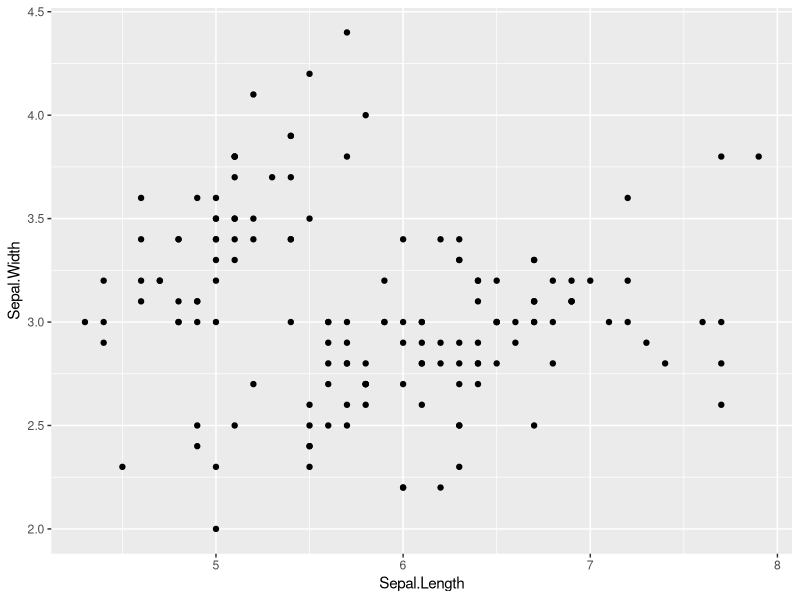
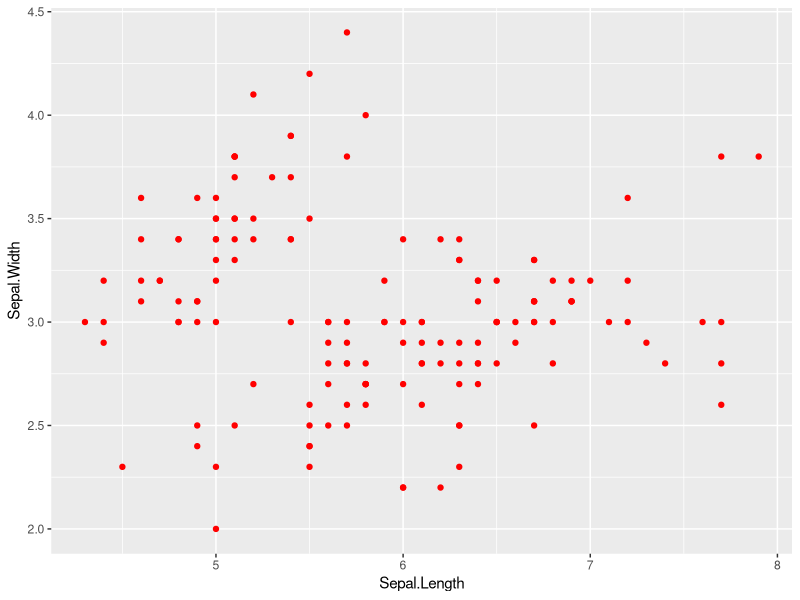
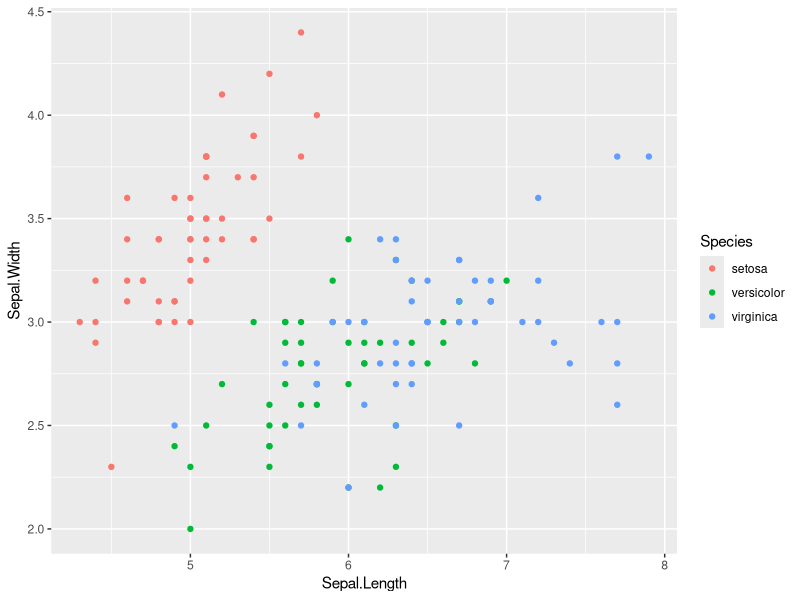
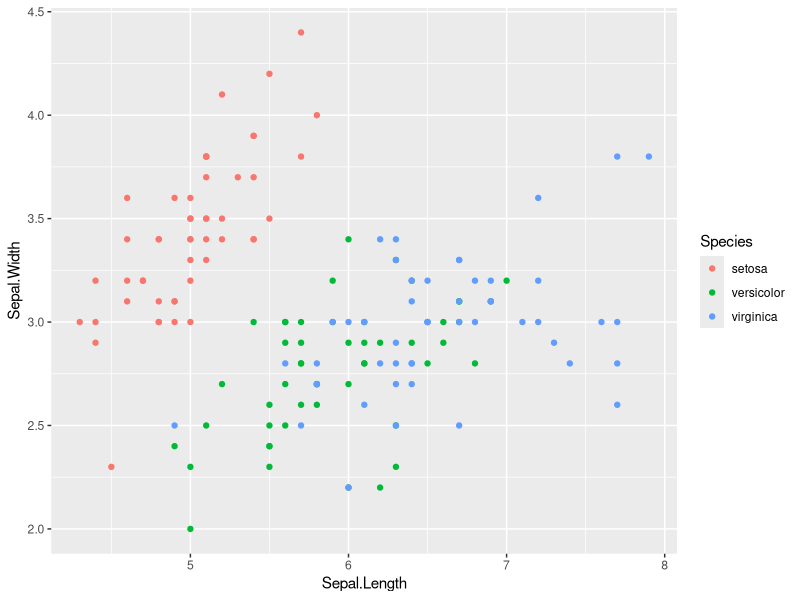
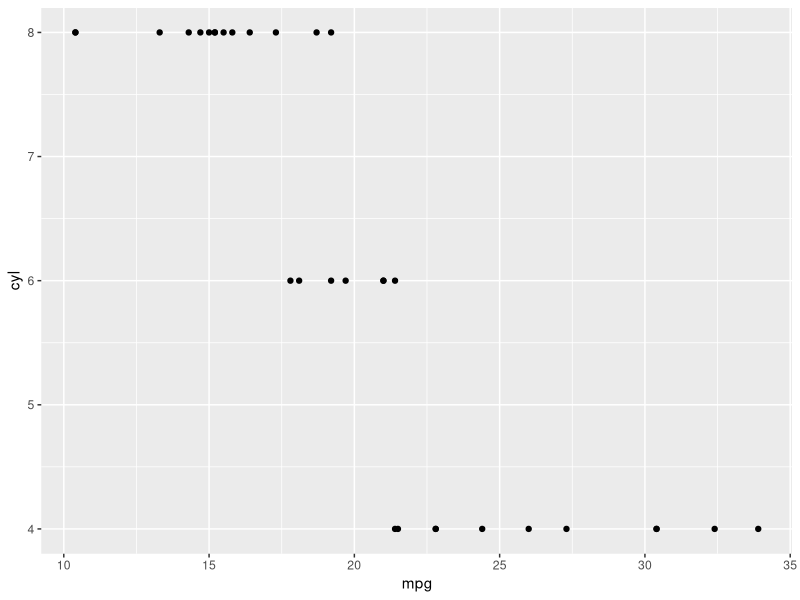
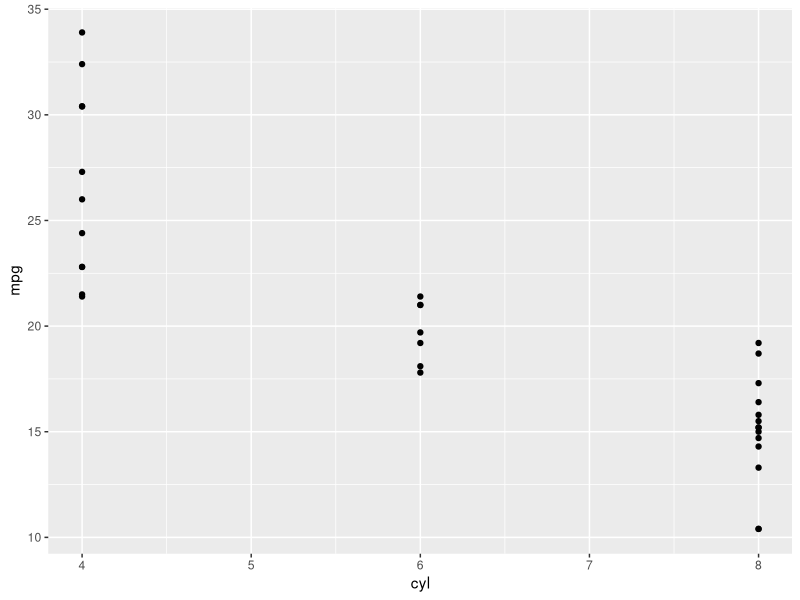
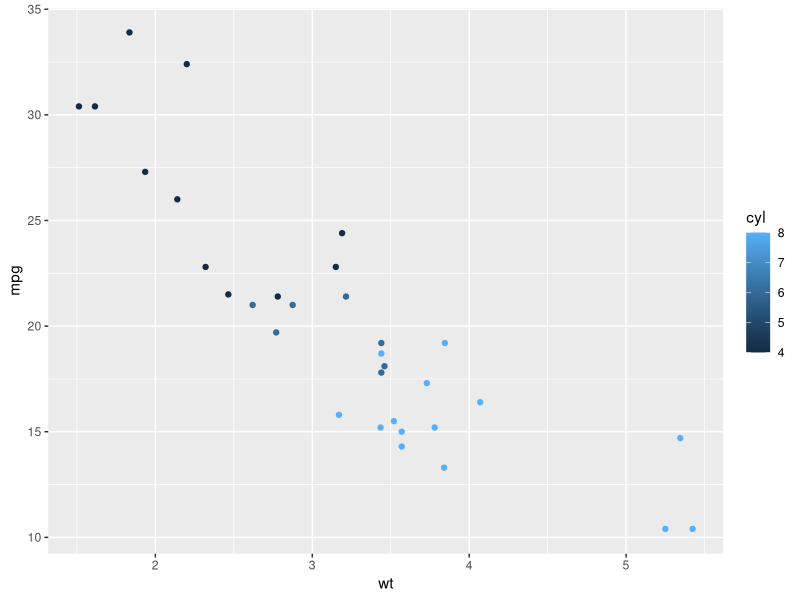
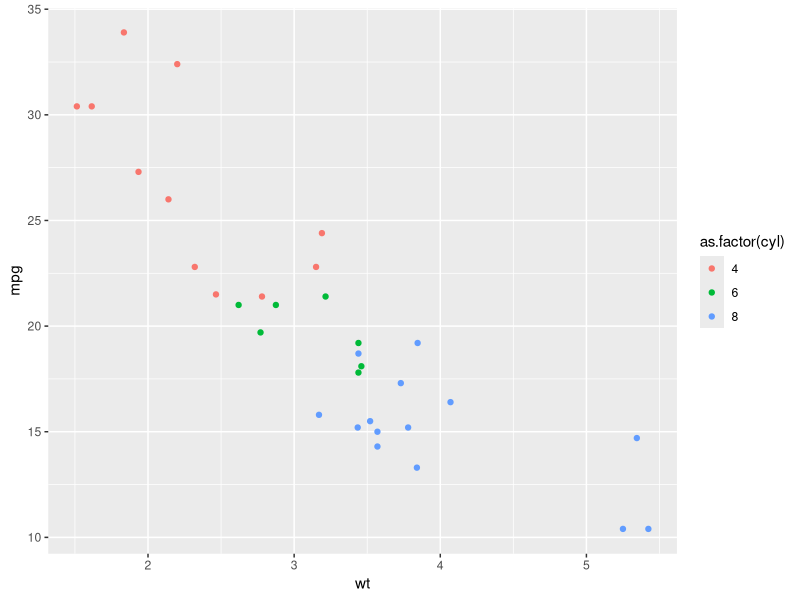

Write R code to recreate these figures, in order.
#================================================================================
# ggplot: Chapter 3 : Aesthetics 
#================================================================================
# VIDEO 1
library(ggplot2)

# mapping
ggplot(iris, aes(Sepal.Length, Sepal.Width)) + 
  geom_point()

# attribute 
ggplot(iris, aes(Sepal.Length, Sepal.Width)) + 
  geom_point(col = "red") # visual attribute 

# mapping onto color -- data frame column mapped onto visible aesthetic 
ggplot(iris, aes(Sepal.Length, Sepal.Width,
       color = Species)) + # color defined by Species 
  geom_point() # 

# aesthetics are called in aes()
# whereas attributes are called in geom_point()

# mapping onto color(2) -- in genereal we only do this when combining two different data frames
ggplot(iris) + 
  geom_point(aes(Sepal.Length, Sepal.Width,
                 color = Species)) 

# Aesthetic   Type
# x           x axis position
# y           y axis position
# colour      Color of dots, outlines of other shapes
# fill        fill color
# size        Diameter of points, thickness of lines
# alpha       Transparency
# linetype    Line dash pattern
# labels      Text on a plot or axes
# shape       Shape 

#=================================================================
# All about aesthetics, part 1

#Map cyl to y
ggplot(mtcars, aes(mpg, cyl)) +
  geom_point()

# Map cyl to x
ggplot(mtcars, aes(cyl, mpg)) +
  geom_point()

# Map cyl to col
ggplot(mtcars, aes(wt, mpg, col = cyl)) + 
  geom_point()

# Map cyl to col
ggplot(mtcars, aes(wt, mpg, col = as.factor(cyl))) + # as.factor makes sure the colors are distinct
  geom_point()

#alternatively
mtcars$cyl <- as.factor(mtcars$cyl)

# Change shape and size of the points in the above plot
ggplot(mtcars, aes(wt, mpg, col = cyl)) +
  geom_point(shape = 1, size = 4)


#=================================================================
# All about aesthetics, part 2

# Map cyl to fill
ggplot(mtcars, aes(x = wt, y = mpg, fill = cyl)) +
  geom_point()


# Change shape, size and alpha of the points in the above plot
ggplot(mtcars, aes(x = wt, y = mpg, fill = cyl)) +
  geom_point(shape = 16, size = 6, alpha = 0.6)

# mapping a categorical variable onto fill doesn't change the colors, although a legend is generated! 
# Use fill when you have another shape (such as a bar), or when using a point that does have a fill
# and a color attribute, such as shape = 21, which is a circle with an outline. 

ggplot(mtcars, aes(x = wt, y = mpg, fill = cyl)) +
  geom_point(shape = 21, size = 6, alpha = 0.6)

# Any time you use a solid color, make sure to use alpha blending to account for over plotting.

#=================================================================
# All about aesthetics, part 3
mtcars$cyl <- as.factor(mtcars$cyl)

# Map cyl to size
ggplot(mtcars, aes(wt, mpg, size = cyl)) +
  geom_point()


# Map cyl to alpha
ggplot(mtcars, aes(wt, mpg, alpha = cyl)) +
  geom_point()

# Map cyl to shape 
ggplot(mtcars, aes(wt, mpg, shape = cyl)) +
  geom_point()


# Map cyl to labels
# In order to correctly show the labels, use geom_text() instead of geom_point().
ggplot(mtcars, aes(wt, mpg, label = cyl)) +
  geom_text()

#=================================================================
# All about attributes, part 1
mtcars$cyl <- as.factor(mtcars$cyl)

# Define a hexadecimal color
my_color <- "#123456"

# Set the color aesthetic 
ggplot(mtcars, aes(wt,mpg, col = cyl)) +
  geom_point()

# Set the color aesthetic and attribute 
ggplot(mtcars, aes(wt,mpg, col = cyl)) +
  geom_point(col = my_color)


# Set the fill aesthetic and color, size and shape attributes
ggplot(mtcars, aes(wt,mpg, fill = cyl)) +
  geom_point(col = my_color, size = 10, shape = 23)

#=================================================================
# All about attributes, part 2

# Expand to draw points with alpha 0.5
ggplot(mtcars, aes(x = wt, y = mpg, fill = cyl)) +
  geom_point(alpha = 0.5)

# Expand to draw points with shape 24 and color yellow
ggplot(mtcars, aes(x = wt, y = mpg, fill = cyl)) +
  geom_point(shape = 24, col = "yellow")

# Expand to draw text with label x, color red and size 10
ggplot(mtcars, aes(x = wt, y = mpg, fill = cyl)) +
  geom_text(label = "x", col = "red", size = 10)

#=================================================================
# All about attributes, part 2
mtcars$cyl <- as.numeric(mtcars$cyl)

# Map mpg onto x, qsec onto y and factor(cyl) onto col
ggplot(mtcars, aes(mpg, qsec, col = factor(cyl))) +
  geom_point()


# Add mapping: factor(am) onto shape
ggplot(mtcars, aes(mpg, qsec, col = factor(cyl), 
                   shape = factor(am))) +
  geom_point()


# Add mapping: (hp/wt) onto size
ggplot(mtcars, aes(mpg, qsec, col = factor(cyl), 
                   shape = factor(am), size = (hp/wt))) +
  geom_point()

#label and shape are only applicabel to categoricaol variables 
#================================================================================
# ggplot: Chapter 3 : Aesthetics 
#================================================================================
# VIDEO 2: Identity
  
# Default
ggplot(iris, aes(Sepal.Length, Sepal.Width, col = Species))+
  geom_point(position = "identity")

# Position Jitter -- random noise for clarity
ggplot(iris, aes(Sepal.Length, Sepal.Width, col = Species))+
  geom_point(position = "jitter")

# Position Jitter(2) -- consistency in jitter across plots 
pos.j <- position_jitter(width = 0.1)
ggplot(iris, aes(Sepal.Length, Sepal.Width, col = Species))+
  geom_point(position = pos.j)

# Scale Functions

#scale_which aesthetic_what kind of data (must match)

# scale_x_continuous
# scale_y...
# scale_color_discrete
# scale_fill...
# scale_color...
# scale_shape...
# scale_linetype...

ggplot(iris, aes(Sepal.Length, Sepal.Width, col = Species)) +
  geom_point(position = "jitter") +
  scale_x_continuous("Sepal Length", limits = c(2,8), # limits of scale, breaks in the guide
                     breaks = seq(2,8,3), expand = c(0,0)) + # expand range of the scales 
  scale_color_discrete("Species",
                       labels = c("Setosa", "Versicolor", "Virginica")) #adjust label names

ggplot(iris, aes(Sepal.Length, Sepal.Width, col = Species)) +
  geom_point(position = "jitter") +
labs(x = "Sepal Length", y = "Sepal Width", col = "Species") #for quick changes to axes labels 

#================================================================
# Position
cyl.am <- ggplot(mtcars, aes(x = factor(cyl), fill = factor(am)))

# The base layer, cyl.am, is available for you
# Add geom (position = "stack" by default)
cyl.am + 
  geom_bar(position = "stack")

# Fill - show proportion
cyl.am + 
  geom_bar(position = "fill")  

# Dodging - principles of similarity and proximity
cyl.am +
  geom_bar(position = "dodge") 

# Clean up the axes with scale_ functions
val = c("#E41A1C", "#377EB8")
lab = c("Manual", "Automatic")
cyl.am +
  geom_bar(position = "dodge") +
  scale_x_discrete("Cylinders") + 
  scale_y_continuous("Number") +
  scale_fill_manual("Transmission", 
                    values = val,
                    labels = lab) 



#================================================================
# Setting a dummy aesthetic 

# Add a new column called group
mtcars$group <- 0

# Create jittered plot of mtcars: mpg onto x, group onto y
ggplot(mtcars, aes(mpg,group))+
  geom_jitter()

# Change the y aesthetic limits
ggplot(mtcars, aes(mpg,group))+
  geom_jitter()+
  scale_y_continuous(limits = c(-2,2))


#================================================================
# VIDEO 3: Aesthetics Best Practices

# color ain't great for contnuous variables
# avoid unecessary noise


#================================================================
# Overplotting 1 - Point shape and transparency

# Basic scatter plot: wt on x-axis and mpg on y-axis; map cyl to col
ggplot(mtcars, aes(wt,mpg,col = cyl)) +
  geom_point(size = 4)

# Hollow circles - an improvement
ggplot(mtcars, aes(wt,mpg,col = cyl)) +
  geom_point(size = 4, shape = 1)

# Add transparency - very nice
ggplot(mtcars, aes(wt,mpg,col = cyl)) +
  geom_point(size = 4, shape = 1, alpha = 0.6)


#================================================================
#Overplotting 2 - alpha with large datasets

# Scatter plot: carat (x), price (y), clarity (col)
ggplot(diamonds, aes(carat, price, col = clarity)) +
  geom_point()

# Adjust for overplotting
ggplot(diamonds, aes(carat, price, col = clarity)) +
  geom_point(alpha = 0.5)


# Scatter plot: clarity (x), carat (y), price (col)
ggplot(diamonds, aes(clarity, carat, col = price))+
  geom_point(alpha = 0.5)


# Dot plot with jittering
ggplot(diamonds, aes(clarity, carat, col = price))+
  geom_point(alpha = 0.5, position = "jitter")


